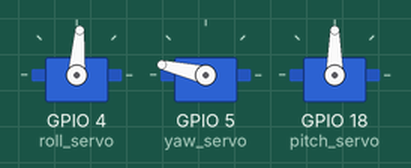
A sketch run on a simulated ESP32. On the bench: 3 × servo.

Above: at 0.05 s.
At 1.45 s:
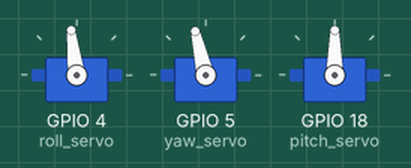
At 2.85 s:
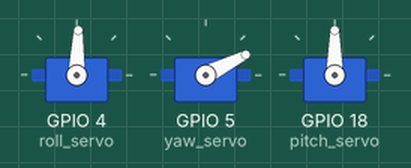
At 5.65 s:
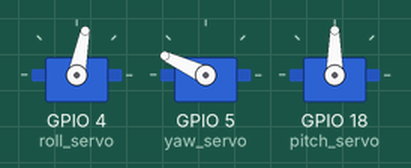
Timing chart, 0 to 8.2 s (numbered marks = the images above):
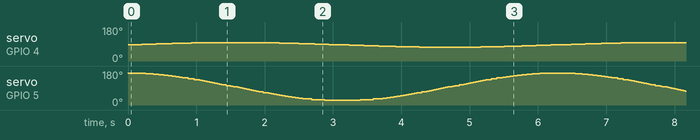

The sketch:

circle_path.ino
```cpp
#include <ESP32Servo.h>
Servo roll_servo; // object representing actual servo
Servo yaw_servo;
Servo pitch_servo;

void setup() {
  // put your setup code here, to run once:
  roll_servo.attach(4); // connected to GPIO pin 4
  roll_servo.write(90); // reset position

  yaw_servo.attach(5);
  yaw_servo.write(90);

  pitch_servo.attach(18);
  pitch_servo.write(90);
}

void loop() {
float A = 10.0;  // roll amplitude (minor axis)
float B = 30.0;  // yaw amplitude (major axis)

float t = millis() / 1000.0; // time in seconds, adjust speed as needed

float roll_angle = A * sin(t);   // degrees
float yaw_angle  = B * cos(t);   // degrees

// Map from angle range (-max to +max) to servo 0–180
int roll_servo_cmd = map(roll_angle, -66.712, 72.05, 0, 180);
int yaw_servo_cmd  = map(yaw_angle, -39.65, 34.6, 0, 180);

// Write to servos
roll_servo.write(roll_servo_cmd);
yaw_servo.write(yaw_servo_cmd);


  // put your main code here, to run repeatedly:
  // roll to do top to bottom: 0, 45, 90, 135, 180
  // roll_servo.write(0); // move MG996R's shaft to angle 0°
  // delay(1000); // wait for one second
  // roll_servo.write(45); // move MG996R's shaft to angle 45°
  // delay(1000); // wait for one second
  // roll_servo.write(90); // move MG996R's shaft to angle 90°
  // delay(1000); // wait for one second
  // roll_servo.write(135); // move MG996R's  shaft to angle 135°
  // delay(1000); // wait for one second
  // roll_servo.write(180); // move MG996R's shaft to angle 180°
  // delay(1000); // wait for one second

  // // yaw do left to right: 0, 45, 90, 135, 180
  // yaw_servo.write(0); // move MG996R's shaft to angle 0°
  // delay(1000); // wait for one second
  // yaw_servo.write(45); // move MG996R's shaft to angle 45°
  // delay(1000); // wait for one second
  // yaw_servo.write(90); // move MG996R's shaft to angle 90°
  // delay(1000); // wait for one second
  // yaw_servo.write(135); // move MG996R's shaft to angle 135°
  // delay(1000); // wait for one second
  // yaw_servo.write(180); // move MG996R's shaft to angle 180°
  // delay(1000); // wait for one second
}
```
